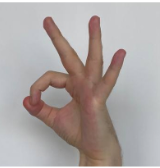
#> input picture gesture_template.jpg, 160 x 168 px
$ python demo.py
#> lines starting #> are read from the running program, lines starting #| are printed output that depends on the picture; after the words box and inside, x2 and y2 are one past the last pixel; in counts of white or black regions, pixels touching at a corner belong together
import cv2
import numpy as np
import glob
import os

# 加载输入图像和手势模板图像
input_image = cv2.imread("input_image2.jpg")
template_image = cv2.imread("gesture_template.jpg")
#> template_image is the input picture: shape (168, 160, 3); mean B, G, R 163, 165.1, 173.4

template_list = []
templates_files = glob.glob("templates/*.png")
for file in templates_files:
    template_image = cv2.imread(file)
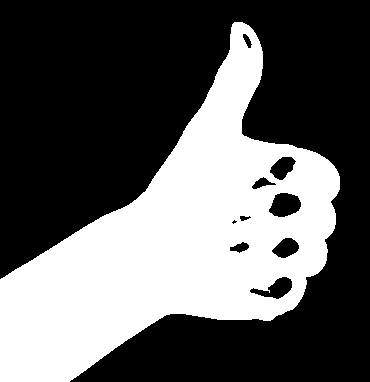
#> input picture templates/like.png, 370 x 382 px
#> template_image is the input picture: shape (382, 370, 3); 37.2% white; 1 white region, box (x1, y1, x2, y2) and area: (0, 22, 340, 382) 52590
    hand = template_image[:,:,2]
    blur = cv2.blur(hand,(5,5))
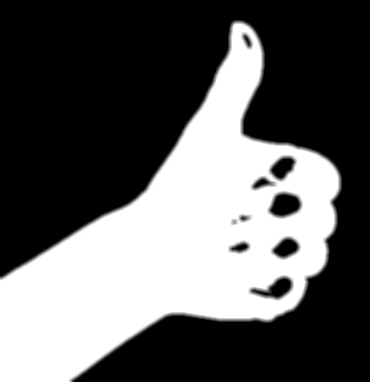
#> blur: shape (382, 370); min 0, max 255, mean 94.9
    _, hand = cv2.threshold(blur, 160, 255, cv2.THRESH_BINARY)
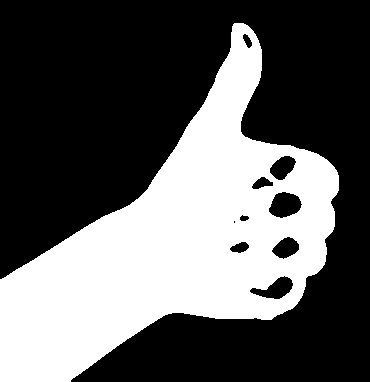
#> hand: shape (382, 370); 36.6% white; 1 white region, box (x1, y1, x2, y2) and area: (0, 23, 339, 382) 51798
    file_name =os.path.basename(file)
    cv2.imshow(file_name, hand)
    cv2.imwrite(f'images/templates/{file_name}', hand)
#> pass 2 of the loop `for file in templates_files:`:
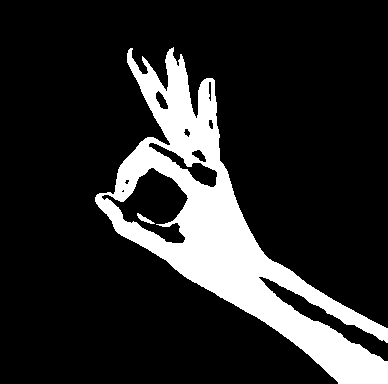
#> input picture templates/ok.png, 388 x 384 px
#> template_image is the input picture: shape (384, 388, 3); 16.5% white; 2 white regions, box (x1, y1, x2, y2) and area: (95, 47, 388, 384) 24575, (137, 213, 155, 224) 71
#> `blur = cv2.blur(hand,(5,5))`:
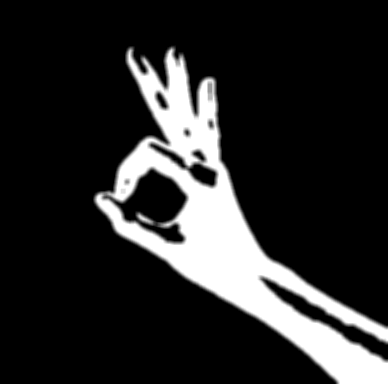
#> blur: shape (384, 388); min 0, max 255, mean 42.2
#> `_, hand = cv2.threshold(blur, 160, 255, cv2.THRESH_BINARY)`:
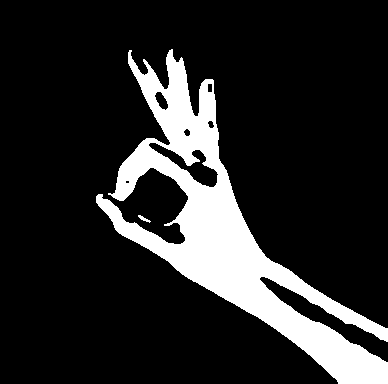
#> hand: shape (384, 388); 15.8% white; 2 white regions, box (x1, y1, x2, y2) and area: (96, 49, 388, 384) 23498, (138, 215, 151, 223) 39
#> pass 3 of the loop `for file in templates_files:`:
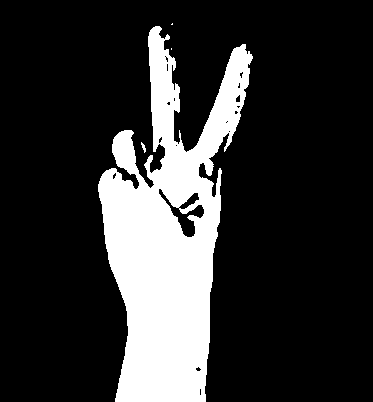
#> input picture templates/peace.png, 373 x 402 px
#> template_image is the input picture: shape (402, 373, 3); 19.4% white; 4 white regions (2 under 20 px), largest, box (x1, y1, x2, y2) and area: (98, 26, 253, 402) 29086, (141, 142, 146, 153) 26
#> `blur = cv2.blur(hand,(5,5))`:
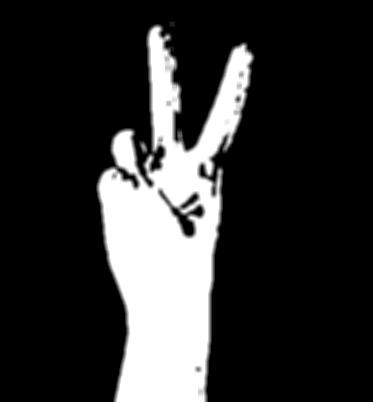
#> blur: shape (402, 373); min 0, max 255, mean 49.5
#> `_, hand = cv2.threshold(blur, 160, 255, cv2.THRESH_BINARY)`:
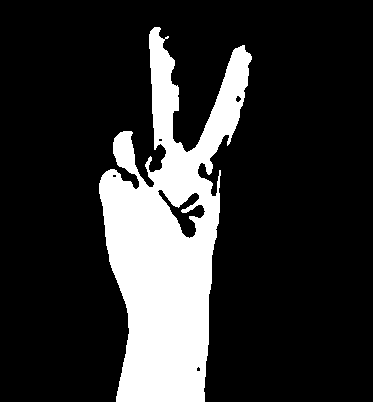
#> hand: shape (402, 373); 18.7% white; 1 white region, box (x1, y1, x2, y2) and area: (99, 27, 252, 402) 28061

# 将彩色图像转换为灰度图像
#> (the run stopped early here; a loop or call above may not have finished)
